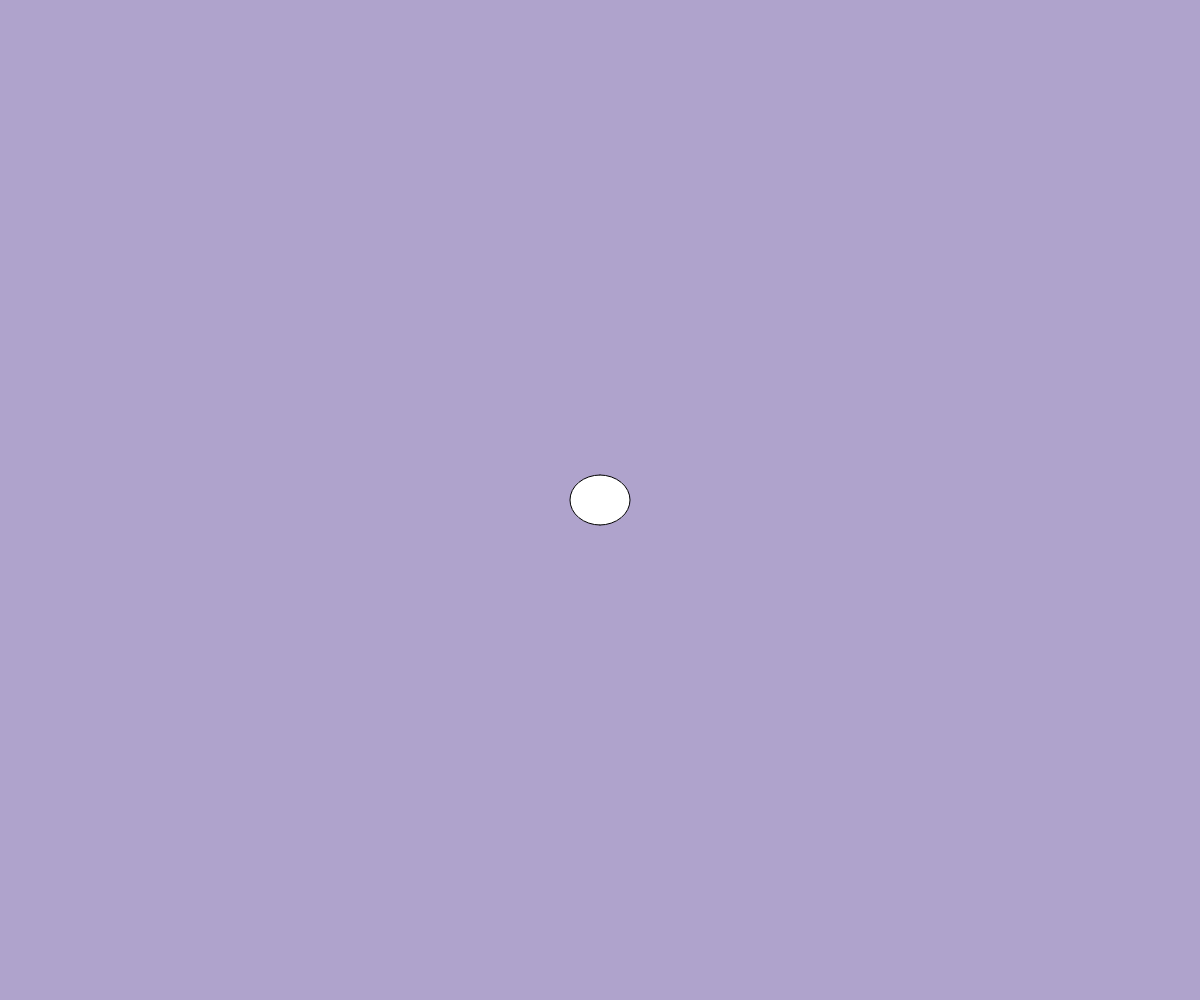
Frame 1 (no input)
Frame 60 (no input): identical to frame 1, image omitted
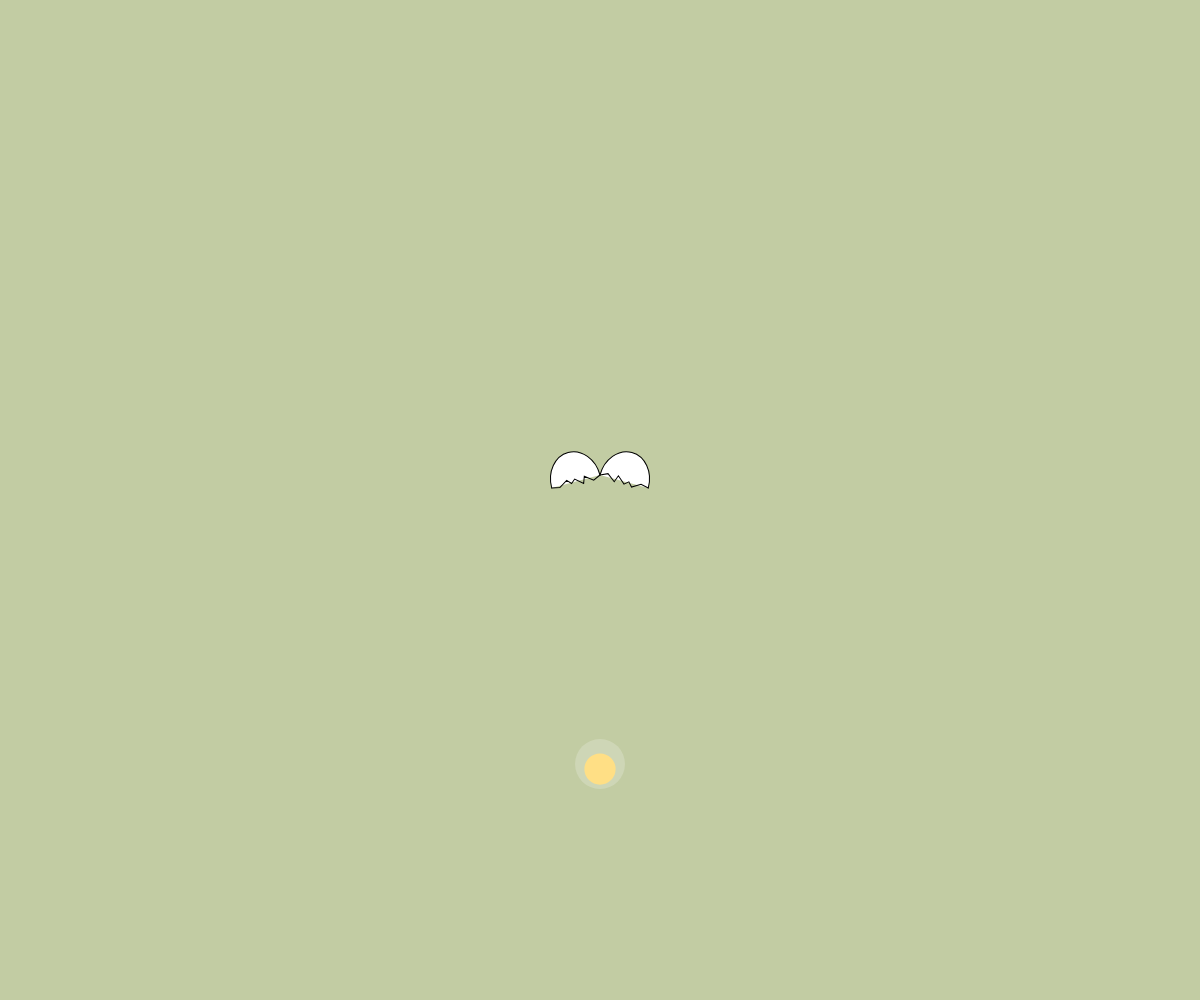
Frame 120 (the mouse pressed at the canvas centre since frame 60)

The p5.js sketch that drew these frames (run headless with seeded random() and noise() and a simulated clock; from frame 60 on, the mouse is pressed at the canvas centre):

// p5.js sketch
// ── sketch.js
// グローバル変数をクラスインスタンスに置き換えます
let backCol;
let egg; // Eggクラスのインスタンス

// 元の定数はクラス内で管理します
// let eggH = 50, eggW = 60;

class Egg {
  constructor(x, y, w, h) {
    // 卵の位置とサイズ
    this.x = x;
    this.y = y;
    this.w = w;
    this.h = h;

    // アニメーションの状態と変数
    this.crackPt = [];
    this.isCracking = false;
    this.isOpening = false;
    this.isFalling = false;
    this.crackY = this.h;
    this.eggR = 0;
    this.yolkY = 0;
    this.yolkYsp = 0;
  }

  // 割れるアニメーションを開始/リセットします
  crack() {
    this.crackPt = [];
    this.isOpening = false;
    this.eggR = 0;
    this.isCracking = true;
    this.isFalling = false;
    this.yolkY = 0;
    this.yolkYsp = 0;
    this.crackY = this.h;
  }

  // アニメーションの更新と描画を行います
  updateAndDraw() {
    this.update();
    this.drawEgg();
  }

  // アニメーションの状態を更新します
  update() {
    if (this.isCracking) {
      if (this.crackY == this.h) {
        // 最初のクラックポイント
        this.crackPt.push({ x: 0, y: this.crackY });
        this.crackY -= random(2, 10);
      } else if (this.crackY > 5) {
        // 途中のクラックポイント
        if (frameCount % 2 == 0) {
          const crackX =
            this.crackPt.length % 2 == 0 ? random(-5, 0) : random(0, 5);
          this.crackPt.push({ x: crackX, y: this.crackY });
          this.crackY -= random(2, 10);
        }
      } else {
        // 最後のクラックポイント
        this.crackPt.push({ x: 0, y: 0 });
        this.crackY = this.h; // 次回のためにリセット
        this.isCracking = false;
        this.isOpening = true;
      }
    }

    if (this.isOpening) {
      this.eggR += 5;
      if (this.eggR > 70) {
        this.isOpening = false;
        this.isFalling = true;
      }
    }

    if (this.isFalling) {
      this.yolkYsp += 0.5;
      this.yolkY += this.yolkYsp;
    }
  }

  // 卵を描画します
  drawEgg() {
    push();
    translate(this.x, this.y); // 卵の中心に移動

    // yolk (黄身の影と本体)
    noStroke();
    fill(0, 0, 1, 0.2);
    ellipse(0, this.yolkY, this.h, this.h);
    fill('#FFDF85');
    ellipse(0, 5 + this.yolkY, this.h / 1.6, this.h / 1.6);

    // left shell (左側の殻)
    push();
    fill(255);
    stroke(0);
    translate(0, -this.h / 2);
    rotate(this.eggR);
    // arcの描画位置を調整（translateで移動したため）
    arc(0, this.h / 2, this.w, this.h, 90, 270);
    // クラックラインの描画 (arcの形状に合わせて座標を調整)
    noFill();
    stroke(0);
    beginShape();
    this.crackPt.forEach((e) => {
      // 卵の楕円（arc）の中心は(0, 0)になっているため、それに合わせて調整
      vertex(e.x, e.y);
    });
    endShape();
    pop();

    // right shell (右側の殻)
    push();
    fill(255);
    stroke(0);
    translate(0, -this.h / 2);
    rotate(-this.eggR);
    // arcの描画位置を調整
    arc(0, this.h / 2, this.w, this.h, 270, 90);

    // クラックラインの描画 (左側と同じ)
    noFill();
    stroke(0);
    beginShape();
    this.crackPt.forEach((e) => {
      vertex(e.x, e.y);
    });
    endShape();
    pop();

    pop(); // translate/push/popを終了
  }
}

function setup() {
  createCanvas(windowWidth, windowHeight);
  colorMode(HSB, 1, 1, 1, 1);
  angleMode(DEGREES);

  // Eggクラスのインスタンスを初期化 (画面中央に、幅60、高さ50の卵)
  egg = new Egg(width / 2, height / 2, 60, 50);

  // 背景色を初期設定
  backCol = color(random(), 0.2, 0.8);
}

function draw() {
  // 常に背景を描画
  background(backCol);

  // Eggインスタンスのアニメーションを更新し、描画
  egg.updateAndDraw();

  if (frameCount % 240 == 0) {
    backCol = color(random(), 0.2, 0.8);
    egg.crack();
  }
}

function mousePressed() {
  // マウスが押されたら、背景色を変更し、卵を割るアニメーションを開始
  backCol = color(random(), 0.2, 0.8);
  egg.crack();
}
